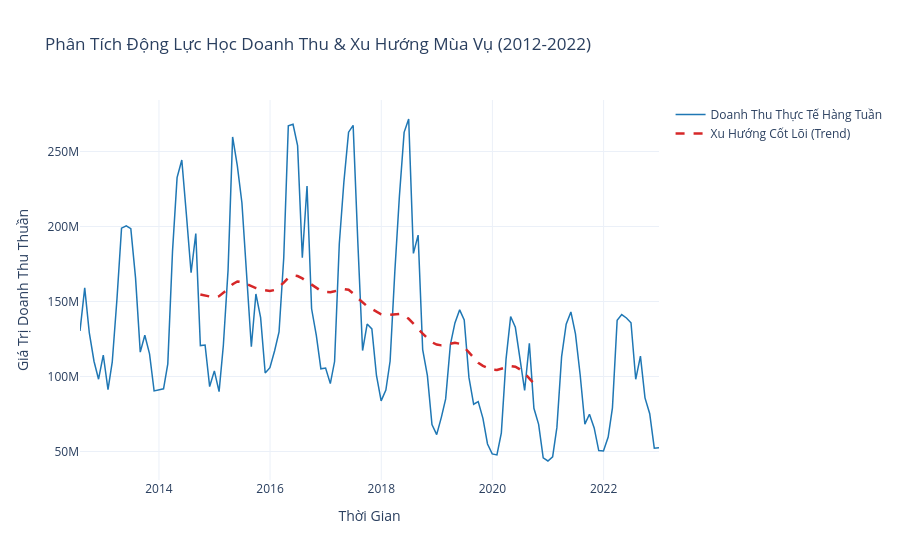

Source (notebook cell):
### Markdown cell above
# Data analyze

### Code cell
# 1. Quá trình Tải và Hợp nhất dữ liệu cốt lõi
sales_df.sort_values('Date', inplace=True)

# Khởi tạo các tham số biên lợi nhuận để đánh giá sức khỏe tài chính
sales_df['Gross_Margin'] = sales_df["Revenue"] - sales_df["COGS"]
sales_df['Margin_Pct'] = (sales_df['Gross_Margin'] / sales_df["Revenue"]) * 100

# 2. Xây dựng bộ lọc đánh dấu các sự kiện mùa vụ đặc thù tại Việt Nam
def identify_vietnam_holidays(date_val):
    month = date_val.month
    day = date_val.day
    # Mega Sales Days [7]
    if (month == 11 and day == 11) or (month == 12 and day == 12) or (month == 9 and day == 9):
        return 'Mega Sales Day'
    # Giai đoạn sắm Tết thường rơi vào tháng 1 và nửa đầu tháng 2 [7]
    elif month == 1 or (month == 2 and day <= 15):
        return 'Tet Shopping Season'
    # Các kỳ nghỉ lễ lớn khác [6]
    elif (month == 4 and day == 30) or (month == 5 and day == 1):
        return 'Reunification & Labor Day'
    return 'Regular Day'

sales_df['Holiday_Flag'] = sales_df['Date'].apply(identify_vietnam_holidays)

# 3. Tổng hợp doanh thu theo chu kỳ tuần để thực hiện phân rã (Decomposition)
weekly_sales = sales_df.set_index('Date')['Revenue'].resample('M').sum().fillna(0)

# Tiến hành phân rã chuỗi thời gian với chu kỳ 52 tuần/năm
decomposition = seasonal_decompose(weekly_sales, model='additive', period=52)

# 4. Trực quan hóa tương tác đa tầng sử dụng Plotly
fig = go.Figure()

# Thêm đường doanh thu thực tế
fig.add_trace(go.Scatter(x=weekly_sales.index, y=weekly_sales.values, 
                         mode='lines', name='Doanh Thu Thực Tế Hàng Tuần',
                         line=dict(color='#1f77b4', width=1.5)))

# Thêm đường xu hướng lõi đã loại bỏ nhiễu và mùa vụ
fig.add_trace(go.Scatter(x=decomposition.trend.index, y=decomposition.trend.values, 
                         mode='lines', name='Xu Hướng Cốt Lõi (Trend)',
                         line=dict(color='#d62728', width=2.5, dash='dash')))

fig.update_layout(title='Phân Tích Động Lực Học Doanh Thu & Xu Hướng Mùa Vụ (2012-2022)',
                  xaxis_title='Thời Gian',
                  yaxis_title='Giá Trị Doanh Thu Thuần',
                  hovermode='x unified',
                  template='plotly_white')
fig.show()

# 5. Phân tích tác động của các sự kiện lên giá trị đơn hàng
holiday_performance = sales_df.groupby('Holiday_Flag').agg({
    'Revenue': 'mean',
    'Margin_Pct': 'mean'
}).reset_index().rename(columns={'Revenue': 'Avg_Daily_Revenue'})
print("Báo cáo hiệu suất kinh doanh trung bình theo nhóm ngày sự kiện:")
print(holiday_performance)
